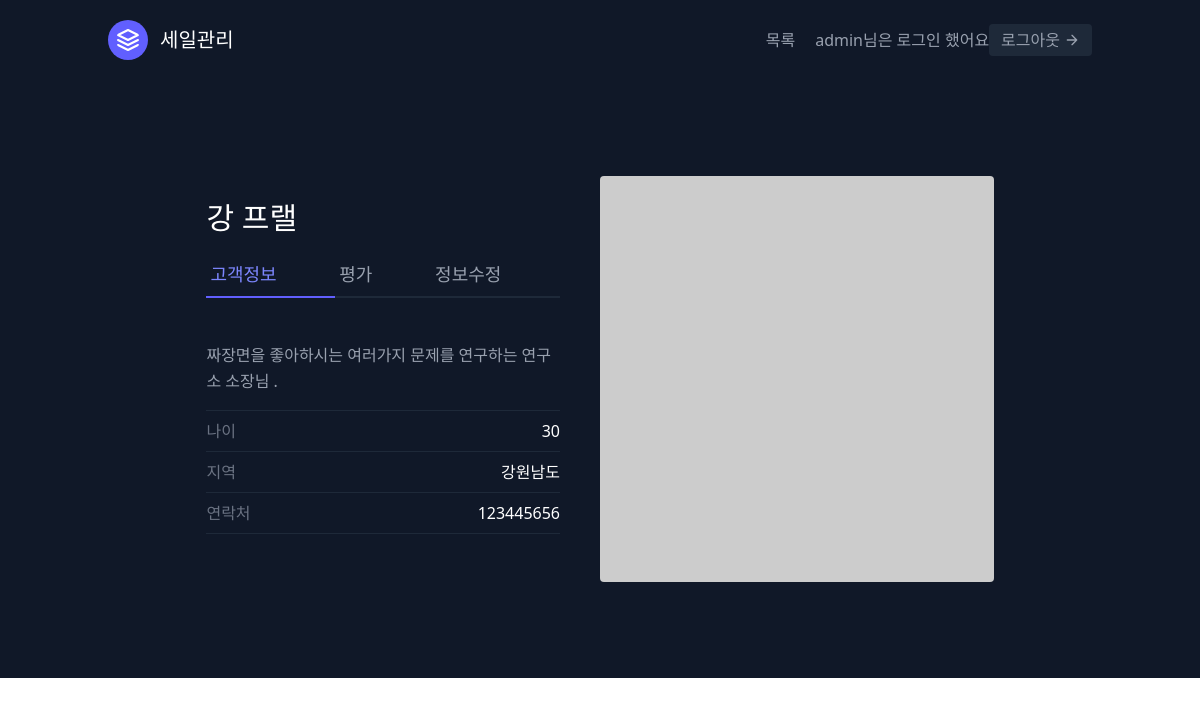
Screenshot of /홈페이지/10/ (signed in) with the database file from the repository.
### sales/models.py (models this page shows, shortened)
class 아이디(AbstractUser):
    pass # 다 갖다 쓴다.

class Sale(models.Model):
    first_name = models.CharField(max_length=30)
    last_name = models.CharField(max_length=30)
    age = models.IntegerField(default=0)
    person = models.ForeignKey("Person", on_delete=models.CASCADE) # foreignkey를 지정함. cascade는 person 지워지면 같이 지워지게 한다.

### sales/templates/folder/세일상세.html
{% extends 'base.html' %}
{% block content %}
<section class="text-gray-400 bg-gray-900 body-font overflow-hidden">
  <div class="container px-5 py-24 mx-auto">
    <div class="lg:w-4/5 mx-auto flex flex-wrap">
      <div class="lg:w-1/2 w-full lg:pr-10 lg:py-6 mb-6 lg:mb-0">
        <h1 class="text-white text-3xl title-font font-medium mb-4">{{사람키.last_name}} {{사람키.first_name}}</h1>
        <div class="flex mb-11">
          <a class="flex-grow text-indigo-400 border-b-2 border-indigo-500 py-2 text-lg px-1">고객정보</a>
          <a class="flex-grow border-b-2 border-gray-800 py-2 text-lg px-1">평가</a>
          <a href="{% url '홈페이지:업뎃' 사람키.pk %}" class="flex-grow border-b-2 border-gray-800 py-2 text-lg px-1">정보수정</a>
        </div>
        <p class="leading-relaxed mb-4">짜장면을 좋아하시는 여러가지 문제를 연구하는 연구소 소장님 .</p>
        <div class="flex border-t border-gray-800 py-2">
          <span class="text-gray-500">나이</span>
          <span class="ml-auto text-white">{{사람키.age}}</span>
        </div>
        <div class="flex border-t border-gray-800 py-2">
          <span class="text-gray-500">지역</span>
          <span class="ml-auto text-white">강원남도</span>
        </div>
        <div class="flex border-t border-b mb-6 border-gray-800 py-2">
          <span class="text-gray-500">연락처</span>
          <span class="ml-auto text-white">123445656</span>
        </div>
      </div>
      <img alt="ecommerce" class="lg:w-1/2 w-full lg:h-auto h-64 object-cover object-center rounded" src="https://dummyimage.com/400x400">
    </div>
  </div>
</section>
{% endblock content %}

### templates/메뉴.html (shortened to what this page needs)
<header class="text-gray-400 bg-gray-900 body-font">
  <div class="container mx-auto flex flex-wrap p-5 flex-col md:flex-row items-center">
    <a class="flex title-font font-medium items-center text-white mb-4 md:mb-0">
      <svg xmlns="http://www.w3.org/2000/svg" fill="none" stroke="currentColor" stroke-linecap="round" stroke-linejoin="round" stroke-width="2" class="w-10 h-10 text-white p-2 bg-indigo-500 rounded-full" viewBox="0 0 24 24">
        <path d="M12 2L2 7l10 5 10-5-10-5zM2 17l10 5 10-5M2 12l10 5 10-5"></path>
      </svg>
      <span class="ml-3 text-xl">세일관리</span>
    </a>
    <nav class="md:ml-auto flex flex-wrap items-center text-base justify-center">
      <a href = "{% url '홈페이지:목록'%}"class="mr-5 hover:text-white">목록</a>
    </nav>
    {% if request.user.is_authenticated %}
        {{request.user.username}}님은 로그인 했어요
        <a href="{% url '록아웃' %}" class="inline-flex items-center bg-gray-800 border-0 py-1 px-3 focus:outline-none hover:bg-gray-700 rounded text-base mt-4 md:mt-0">로그아웃
      <svg fill="none" stroke="currentColor" stroke-linecap="round" stroke-linejoin="round" stroke-width="2" class="w-4 h-4 ml-1" viewBox="0 0 24 24">
        <path d="M5 12h14M12 5l7 7-7 7"></path>
      </svg>
    </a>
    {% endif %}
  </div>
</header>

### rows the page displays
아이디: user.username "admin"
Sale: last_name "강", first_name "프랠", age "30"
